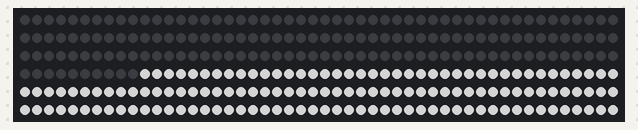
Simulated run of this sketch. Board: Arduino Uno, built with avr-gcc and run on an emulated ATmega328P. Parts: 300 RGB LEDs in strip order, left to right, continuing on the next row. Wiring (inferred from the names in the program): WS2801 LEDs: data pin 5; clock pin 7. Dim RGB values are drawn brighter than linear; what the sketch prints to the serial monitor is not drawn.

Above: at 0.1 s.

The sketch:

LPD8806_Ethernet.ino
```cpp
#include <EtherCard.h>
#include <EEPROM.h>

const byte
  chipSelect = 8,
  clockPin = 7,
  dataPin = 5,
  frameHeader = 54;

  // ethernet interface mac address, must be unique on the LAN
const byte etherMac[6] = {0x74, 0x69, 0x69, 0x2D, 0x30, 0x05};
const char* ledtypes[4] = {"lpd8806", "ws2812", "singlecolor" ,"multicolor"};
const int ledCount = 160;
const byte ledpins[3] = {3, 6, 9}; // 3 single color leds or 1 rgb strip
const byte ver = 1;
const char protocolmagic[] = "LP";

const char http_OK[] PROGMEM =
    "HTTP/1.0 200 OK\r\n"
    "Content-Type: text/html\r\n"
    "Pragma: no-cache\r\n\r\n";

// offset addresses for the IP, MAC and led type in the eeprom
const byte eepromIP = 0;
const byte eepromMAC = 4;
const byte eepromLEDType = 10;
byte ledType = 0;
byte ledstep = 0;

// Ethernet buffer receives 3 bytes per LED
// and 54 bytes for the Ethernet frame itself.
byte Ethernet::buffer[700];//ledCount * 3 + frameHeader];
static BufferFiller bfill;

void setup () {
  Serial.begin(57600);
  Serial.println("[ledserver]");

  ledType = readLEDType();
  Serial.print("led type: ");
  Serial.println(ledtypes[ledType]);
  stripSetup(ledType);
  // Set up the ethernet module with our MAC and static IP.
  byte mac[6];
  readMAC(mac);
  if(mac[0] == 0 || mac[0] == 255){
    if (ether.begin(sizeof Ethernet::buffer, etherMac, chipSelect) == 0)
      Serial.println("No eth?");
    Serial.println("using default mac");
  } else {
    if (ether.begin(sizeof Ethernet::buffer, mac, chipSelect) == 0)
      Serial.println("No eth?");
    Serial.println("using eeprom mac");
  }

  byte etherIP[4];
  readIP(etherIP);
  bool online = false;
  if (etherIP[0] == 0 || etherIP[0] == 255){
    Serial.println("Setting up DHCP");
    if (!ether.dhcpSetup()){
      Serial.println( "DHCP failed");
    } else {
      Serial.print("Online at DHCP:");
      ether.printIp("IP: ", ether.myip);
      online = true;
    }
  }
  if(!online){
    Serial.print("Online at STATIC:");
    ether.staticSetup(etherIP);
    ether.printIp("IP: ", ether.myip);
  }
  // init led pins as output
  if(ledType > 1){
    for(int i=0; i<sizeof(ledpins); ++i){
      pinMode(ledpins[i], OUTPUT);
    }
  }
}

void loop () {
  // Process incoming packages and color the strip
  word len = ether.packetReceive();
  word pos = ether.packetLoop(len);
  if (pos) {
    bfill = ether.tcpOffset();
    char* data = (char *) Ethernet::buffer + pos;
    if (strncmp("GET / ", data, 6) == 0){
      // Return home page
      Serial.println("homepage");
      homePage(bfill);
      ether.httpServerReply(bfill.position());
    } else if (strncmp("GET /c?", data, 7) == 0){
      saveConfigPage(data, bfill);
      ether.httpServerReply(bfill.position());
    } else if (strncmp("LP1 ", data, 3) == 0){
      ledstep = 0;
      len -= frameHeader;
      for (int i = 3; i < len; ++i)
        stripChannelColor(Ethernet::buffer[pos + i]);
      stripLatch(ledType);
      ether.httpServerReply(0); // Close connection
    }
  }
}

// eeprom reading and writing
void setIP(byte ip[]){
  Serial.print("IP stored as: ");
  for(int i=0; i<4; ++i){
    EEPROM.write(i+eepromIP, ip[i]);
    Serial.print(ip[i], DEC);
    if (i < 3)
      Serial.print('.');
  }
  Serial.println();
}

void setMAC(byte mac[]){
  Serial.print("MAC stored as: ");
  for(int i=0; i<6; ++i){
    EEPROM.write(i+eepromMAC, mac[i]);
    Serial.print(mac[i], HEX);
    if (i < 5)
      Serial.print(':');
  }
  Serial.println();
}

void setLEDType(int type){
  Serial.print("led type stored as: ");
  EEPROM.write(eepromLEDType, type);
  Serial.println(ledtypes[type]);
}

int readLEDType(){
  // 0 for lpd8806
  // 1 for WS2812
  // 2 for direct pwm single color pwm / darlington pwm
  // 3 for direct pwm rgb pwm / darlington pwm
  int type = EEPROM.read(eepromLEDType);
  return (type >= sizeof(ledtypes)?0:type);
}

void readIP(byte ip[]){
  for(int i=0; i<4; ++i){
    ip[i] = EEPROM.read(i+eepromIP);
  }
}

void readMAC(byte mac[]){
  for(int i=0; i<6; ++i){
    mac[i] = EEPROM.read(i+eepromMAC);
  }
}


// webpages//
static void homePage(BufferFiller& buf){
  byte etherIP[4];
  readIP(etherIP);
  byte mac[6];
  readMAC(mac);
  buf.emit_p(PSTR("$F"
                  "<form action='/c'>"
                  "Ledtype: <select name=t>"),
             http_OK);
  // display all available led types
  for(int i=0; i<4; i++){
    buf.emit_p(PSTR("<option value='$D' $S>$S"),
               i,
               (readLEDType()==i?"selected":""),
               ledtypes[i]);
  }
  buf.emit_p(PSTR("</select><br>Ip:"));
  // output ipv address octets
  for(int i=0; i<4; i++){
    buf.emit_p(PSTR("<input name='i$D' value='$D'>"), i, etherIP[i]);
  }
  buf.emit_p(PSTR("<br>MAC:"));
  // output ipv address octets
  for(int i=0; i<6; i++){
    buf.emit_p(PSTR("<input name='m$D' value='$D'>"), i, mac[i]);
  }
  buf.emit_p(PSTR("<br><input type='submit'></form>"));
  // show dhcp as enabled based on eeprom value
  //buf.emit_p(PSTR("<br>Use DHCP: <input type='checkbox' name='dhcp' value='true' $F>"
  //                "<br><input type='submit'></form>"),
  //                (etherIP[0] == 0 || etherIP[0] == 255?"checked":""));
}

static int getIntArg(const char* data, const char* key, int value=255) {
  char temp[10];
  if (ether.findKeyVal(data + 5, temp, sizeof temp, key) > 0){
    value = atoi(temp);
  }
  return value;
}

static void saveConfigPage(const char* data, BufferFiller& buf){
  byte type = getIntArg(data, "t", -1);
  if ((type >= 0) & (type <= 5)) {
    setLEDType(type);
  }

  byte newIP[4];
  newIP[0] = getIntArg(data, "i0", -1);
  newIP[1] = getIntArg(data, "i1", -1);
  newIP[2] = getIntArg(data, "i2", -1);
  newIP[3] = getIntArg(data, "i3", -1);
  setIP(newIP);

  byte newmac[6];
  newmac[0] = getIntArg(data, "m0");
  newmac[1] = getIntArg(data, "m1");
  newmac[2] = getIntArg(data, "m2");
  newmac[3] = getIntArg(data, "m3");
  newmac[4] = getIntArg(data, "m4");
  newmac[5] = getIntArg(data, "m5");

  setMAC(newmac);
  buf.emit_p(PSTR("$F"
                  "Config saved"),
             http_OK);
}

// led strip functions
void stripSetup(int type) {
  // Sets up the LPD8806 Flexistrip
  //
  // Sets data and clock pins to output mode
  // Latches all LPD chips on the strip and then makes them dark.
  if(type == 0){
    pinMode(dataPin, OUTPUT);
    pinMode(clockPin, OUTPUT);

    for (int index = ledCount * 3; index-- > 0;)
      stripLatch(type);

    for (int index = ledCount * 3; index-- > 0;)
      stripChannelColor(65);
  }
}

const void stripLatch(int type) {
  if(type == 0){
    // Latch the LPD8806 strip by sending a byte with a zeroed MSB.
    stripWrite(0);
  }
}

void stripChannelColor(byte level) {
  // Level data is sent as a readable character, starting at 65 instead of 0.
  const byte mask = 128, offset = 65;
  stripWrite(level - offset | mask);
}

void stripWrite(byte data) {
  if(ledType == 0){
    // Write a byte to the LPD8806 Flexistrip using bitbanging.
    // This specific code is taken from the LPD8806 libary by Adafruit.
    const byte
      clkPinMask = digitalPinToBitMask(clockPin),
      dataPinMask = digitalPinToBitMask(dataPin);
    volatile byte
      *clkPort = portOutputRegister(digitalPinToPort(clockPin)),
      *dataPort = portOutputRegister(digitalPinToPort(dataPin));
    for(byte bit = 0x80; bit; bit >>= 1) {
      if (data & bit)
        *dataPort |=  dataPinMask;
      else
        *dataPort &= ~dataPinMask;
      *clkPort |=  clkPinMask;
      *clkPort &= ~clkPinMask;
    }
  } else if(ledType == 1) {
    // ws2801 code should go here
  } else if(ledType == 2) {
    // write out the first color only since we only use one color, ignore the
    if(ledstep % 3 == 0){
      analogWrite(ledpins[ledstep/3], data*2); // we expect 7 bits data, we feed 8 bits
    }
    ledstep++;
    if (ledstep > sizeof(ledpins)*3)
      ledstep = 0;
  } else if(ledType == 3) {
    analogWrite(ledpins[ledstep], data*2); // we expect 7 bits data, we feed 8 bits
    ledstep++;
    if (ledstep > sizeof(ledpins))
      ledstep = 0;
  }
}
```
